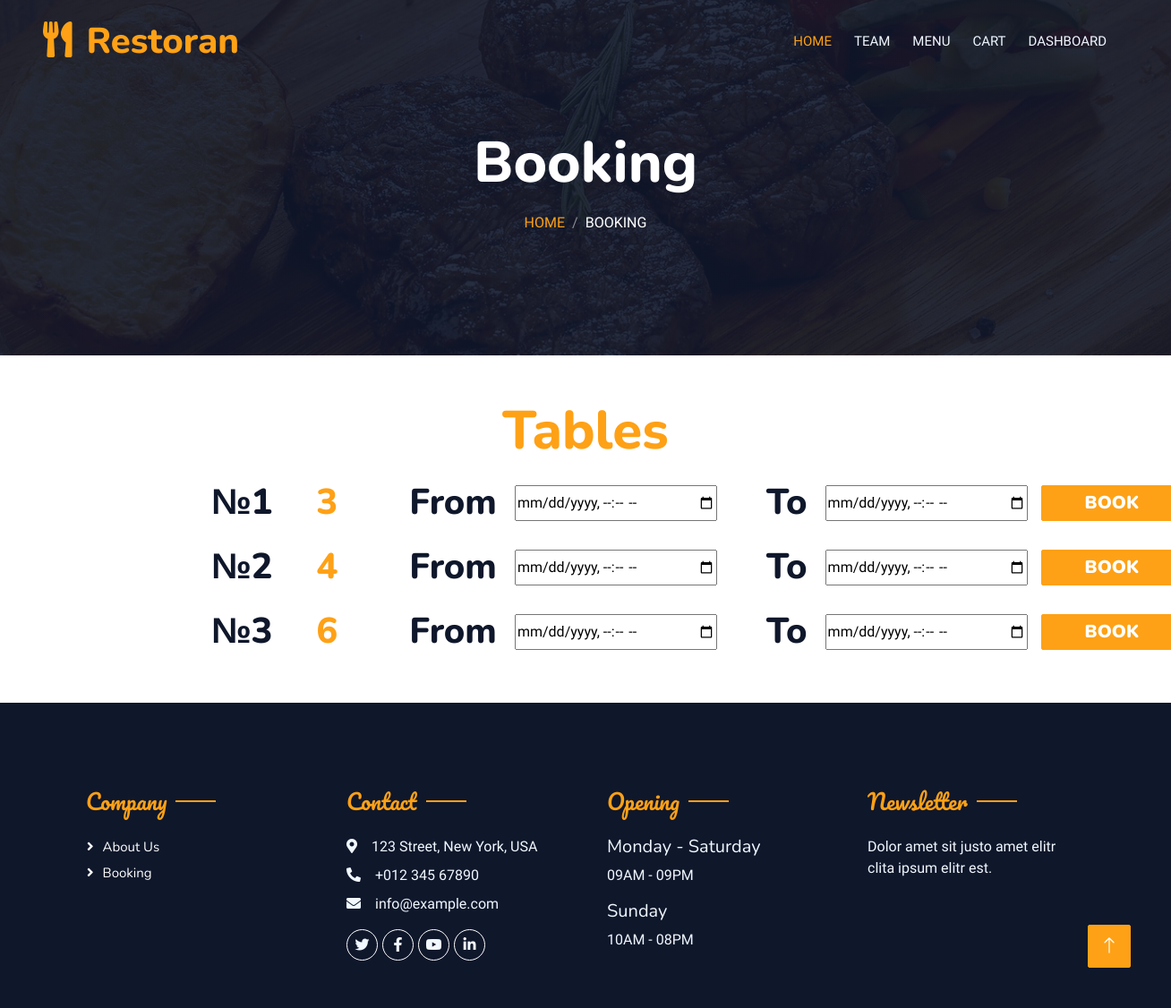
Screenshot of /reserve/ (signed in) with the database file from the repository.
### blog/models.py (models this page shows, shortened)
class Table(models.Model):
    number_of_person = models.IntegerField()
    number = models.PositiveIntegerField(unique=True)

### blog/views.py (the view, shortened to what this page needs)
# urls.py: path('reserve/', views.reserve_table, name='reserve'),
@login_required(login_url='login')
def reserve_table(request):
    tables = Table.objects.all()
    now = timezone.now()
    for table in tables:
        table.is_booked = Booking.objects.filter(
            table=table,
            booking_start__lt=now,
            booking_end__gt=now
        ).exists()
    bookings = Booking.objects.all()
    context = {
        'tables': tables,
        'bookings': bookings,
    }
    return render(request, 'reserve_table.html', context)

### templates/reserve_table.html (shortened to what this page needs)
{% load static %}
<!DOCTYPE html>
<html lang="en">
<head>
    <link rel="stylesheet" href="https://cdnjs.cloudflare.com/ajax/libs/font-awesome/6.5.2/css/brands.min.css" />
    <link href="https://cdnjs.cloudflare.com/ajax/libs/font-awesome/5.10.0/css/all.min.css" rel="stylesheet">
    <link href="https://cdn.jsdelivr.net/npm/bootstrap-icons@1.4.1/font/bootstrap-icons.css" rel="stylesheet">
    <link href="{% static 'css/bootstrap.min.css' %}" rel="stylesheet">
    <link href="{% static 'css/style.css' %}" rel="stylesheet">
</head>
<body>
    <div class="container-xxl bg-white p-0">
        <div class="container-xxl position-relative p-0" id="navbar">
            <nav class="navbar navbar-expand-lg navbar-dark bg-dark px-4 px-lg-5 py-3 py-lg-0">
                <a href="" class="navbar-brand p-0">
                    <h1 class="text-primary m-0"><i class="fa fa-utensils me-3"></i>Restoran</h1>
                </a>
                <div class="collapse navbar-collapse" id="navbarCollapse">
                    <div class="navbar-nav ms-auto py-0 pe-4">
                        <a href="{% url 'home' %}" class="nav-item nav-link active">Home</a>
                        <a href="{% url 'team' %}" class="nav-item nav-link">Team</a>
                        <a href="{% url 'menu' %}" class="nav-item nav-link">Menu</a>
                        <a href="{% url 'cart' %}" class="nav-item nav-link">Cart</a>
                        {% if user.is_authenticated %}
                        <a href="{% url 'dashboard' %}" class="nav-item nav-link">Dashboard</a>
                        {% else %}
                        <a href="{% url 'login' %}" class="nav-item nav-link">Login</a>
                        {% endif %}
                    </div>
                </div>
            </nav>
            <div class="container-xxl py-5 bg-dark hero-header mb-5">
                <div class="container text-center my-5 pt-5 pb-4">
                    <h1 class="display-3 text-white mb-3 animated slideInDown">Booking</h1>
                    <nav aria-label="breadcrumb">
                        <ol class="breadcrumb justify-content-center text-uppercase">
                            <li class="breadcrumb-item"><a href="{% url 'home' %}">Home</a></li>
                            <li class="breadcrumb-item text-white active" aria-current="page">Booking</li>
                        </ol>
                    </nav>
                </div>
            </div>
        </div>
        <div class="container">
            <div class="booking">
                <h3>Tables</h3>
                {% for table in tables %}
                <div class="table">
                    <h1>№{{table.number}}</h1>
                    <h2><i class="fa-solid fa-users"></i> {{table.number_of_person}}</h2>
                    <form action="{% url 'reserve' %}" method="post" style="display: flex;">
                        <h1>From</h1>
                        <input type="datetime-local" name="booking_start" required>
                        <h1>To</h1>
                        <input type="datetime-local" name="booking_end" required>
                        <button type="submit" class="btn btn-primary py-1 px-5">Book</button>
                    </form>
                </div>
                {% endfor %}
            </div>
        </div>
        <div class="container-fluid bg-dark text-light footer pt-5 mt-5 wow fadeIn" data-wow-delay="0.1s">
            <div class="container py-5">
                <div class="row g-5">
                    <div class="col-lg-3 col-md-6">
                        <h4 class="section-title ff-secondary text-start text-primary fw-normal mb-4">Company</h4>
                        <a class="btn btn-link" href="{% url 'about' %}">About Us</a>
                        <a class="btn btn-link" href="{% url 'reserve' %}">Booking</a>
                    </div>
                    <div class="col-lg-3 col-md-6">
                        <h4 class="section-title ff-secondary text-start text-primary fw-normal mb-4">Contact</h4>
                        <p class="mb-2"><i class="fa fa-map-marker-alt me-3"></i>123 Street, New York, USA</p>
                        <p class="mb-2"><i class="fa fa-phone-alt me-3"></i>+012 345 67890</p>
                        <p class="mb-2"><i class="fa fa-envelope me-3"></i>info@example.com</p>
                        <div class="d-flex pt-2">
                            <a class="btn btn-outline-light btn-social" href=""><i class="fab fa-twitter"></i></a>
                            <a class="btn btn-outline-light btn-social" href=""><i class="fab fa-facebook-f"></i></a>
                            <a class="btn btn-outline-light btn-social" href=""><i class="fab fa-youtube"></i></a>
                            <a class="btn btn-outline-light btn-social" href=""><i class="fab fa-linkedin-in"></i></a>
                        </div>
                    </div>
                    <div class="col-lg-3 col-md-6">
                        <h4 class="section-title ff-secondary text-start text-primary fw-normal mb-4">Opening</h4>
                        <h5 class="text-light fw-normal">Monday - Saturday</h5>
                        <p>09AM - 09PM</p>
                        <h5 class="text-light fw-normal">Sunday</h5>
                        <p>10AM - 08PM</p>
                    </div>
                    <div class="col-lg-3 col-md-6">
                        <h4 class="section-title ff-secondary text-start text-primary fw-normal mb-4">Newsletter</h4>
                        <p>Dolor amet sit justo amet elitr clita ipsum elitr est.</p>
                    </div>
                </div>
            </div>
        </div>
        <a href="#navbar" class="btn btn-lg btn-primary btn-lg-square back-to-top"><i class="bi bi-arrow-up"></i></a>
    </div>
</body>

### static/css/style.css (style rules this page uses)
:root { --primary: #FEA116; --light: #F1F8FF; --dark: #0F172B; }
.ff-secondary { font-family: 'Pacifico', cursive; }
.back-to-top { position: fixed; display: none; right: 45px; bottom: 45px; z-index: 99; }
.btn { font-family: 'Nunito', sans-serif; font-weight: 500; text-transform: uppercase; transition: .5s; }
.btn.btn-primary, .btn.btn-secondary { color: #FFFFFF; }
.btn-lg-square { width: 48px; height: 48px; }
.btn-square, .btn-sm-square, .btn-lg-square { padding: 0; display: flex; align-items: center; justify-content: center; font-weight: normal; border-radius: 2px; }
.navbar-dark .navbar-nav .nav-link { position: relative; margin-left: 25px; padding: 35px 0; font-size: 15px; color: var(--light) !important; text-transform: uppercase; font-weight: 500; outline: none; transition: .5s; }
.navbar-dark .navbar-nav .nav-link:hover, .navbar-dark .navbar-nav .nav-link.active { color: var(--primary) !important; }
@media (min-width: 992px) { .navbar-dark { position: absolute; width: 100%; top: 0; left: 0; z-index: 999; background: transparent !important; } }
.hero-header { background: linear-gradient(rgba(15, 23, 43, .9), rgba(15, 23, 43, .9)), url(../img/bg-hero.jpg); background-position: center center; background-repeat: no-repeat; background-size: cover; }
.breadcrumb-item + .breadcrumb-item::before { color: rgba(255, 255, 255, .5); }
.section-title { position: relative; display: inline-block; }
.section-title::before { position: absolute; content: ""; width: 45px; height: 2px; top: 50%; left: -55px; margin-top: -1px; background: var(--primary); }
.section-title::after { position: absolute; content: ""; width: 45px; height: 2px; top: 50%; right: -55px; margin-top: -1px; background: var(--primary); }
.section-title.text-start::before, .section-title.text-end::after { display: none; }
.footer .btn.btn-social { margin-right: 5px; width: 35px; height: 35px; display: flex; align-items: center; justify-content: center; color: var(--light); border: 1px solid #FFFFFF; border-radius: 35px; transition: .3s; }
.footer .btn.btn-link { display: block; margin-bottom: 5px; padding: 0; text-align: left; color: #FFFFFF; font-size: 15px; font-weight: normal; text-transform: capitalize; transition: .3s; }
.footer .btn.btn-link::before { position: relative; content: "\f105"; font-family: "Font Awesome 5 Free"; font-weight: 900; margin-right: 10px; }
.table { margin-left: 140px; display: flex; }
.table h1 { font-size: 25; margin-right: 20px; }
.booking h3 { text-align: center; font-size: 60px; color: #FEA116; margin-bottom: 20px; }
.table h2 { font-size: 40px; color: #FEA116; margin-right:80px; }
.table h2 i { font-size: 30px; margin-right: -5px; margin-top: -15px; }
.table input { margin-right: 55px; height: 40px; margin-top: 5px }
.table button { margin-left: -40px; font-size: 20px; font-weight: 900; height: 40px; margin-top: 5px }

### rows the page displays
Table: number "1", number_of_person "3"
Table: number "2", number_of_person "4"
Table: number "3", number_of_person "6"
